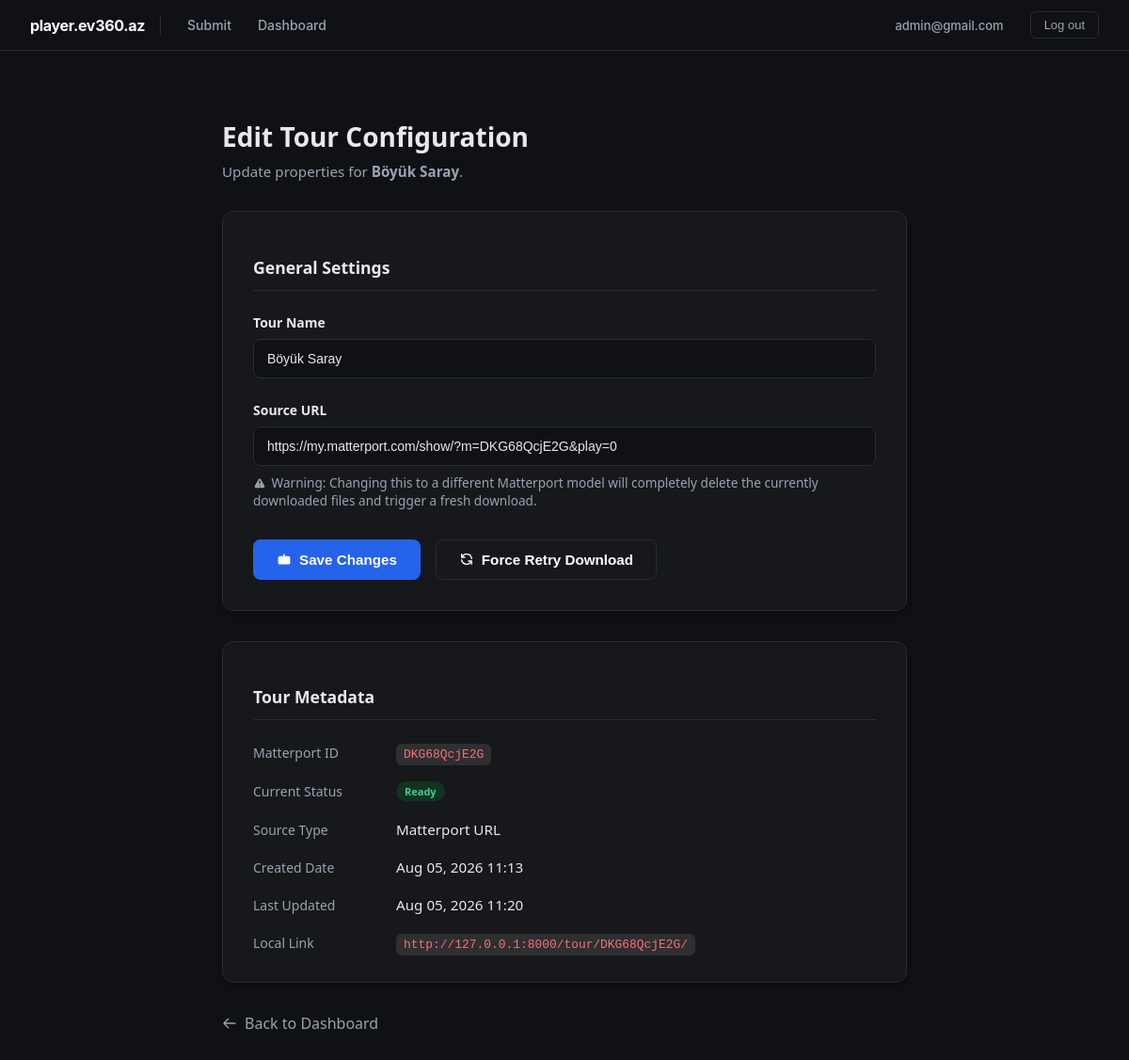
The page /tour/50/edit/ (signed in) on the database its author committed.
### tours/models.py (models this page shows, shortened)
class Tour(models.Model):
    matterport_id = models.CharField(max_length=32, unique=True, db_index=True)
    name = models.CharField(max_length=255, blank=True, default="")
    created_at = models.DateTimeField(auto_now_add=True)
    class Meta:
        ordering = ["-created_at"]
    @property
    def latest_upload(self):
        return self.uploads.order_by("-created_at").first()
    @property
    def local_url(self) -> str:
        return f"{settings.PLAYER_PUBLIC_BASE_URL}/tour/{self.matterport_id}/"

class TourUpload(models.Model):
    class SourceType(models.TextChoices):
        URL = "url", "Matterport URL"
        ZIP = "zip", "ZIP Upload"
    class Status(models.TextChoices):
        PENDING = "pending", "Pending"
        DOWNLOADING = "downloading", "Downloading"
        READY = "ready", "Ready"
        FAILED = "failed", "Failed"
    tour = models.ForeignKey(
        Tour, on_delete=models.CASCADE, related_name="uploads", null=True, blank=True
    )
    source_type = models.CharField(max_length=10, choices=SourceType.choices)
    source_url = models.URLField(blank=True)
    original_zip_name = models.CharField(max_length=255, blank=True)
    status = models.CharField(max_length=20, choices=Status.choices, default=Status.PENDING)
    local_path = models.CharField(max_length=255, blank=True)
    error_message = models.TextField(blank=True)
    celery_task_id = models.CharField(max_length=64, blank=True)
    created_at = models.DateTimeField(auto_now_add=True)
    updated_at = models.DateTimeField(auto_now=True)
    class Meta:
        ordering = ["-created_at"]

### tours/views.py (the view, shortened to what this page needs)
# urls.py: path("tour/<int:tour_id>/edit/", views.edit_tour_view, name="edit_tour"),
@login_required
def edit_tour_view(request, tour_id):
    tour = get_object_or_404(Tour, id=tour_id)
    latest = tour.latest_upload
    return render(request, "tours/edit_tour.html", {"tour": tour, "latest": latest})

### tours/templates/tours/edit_tour.html (shortened to what this page needs)
{% extends "tours/base.html" %}
{% block content %}
<div class="edit-container">
  <header class="page-header">
    <h1 class="page-title">Edit Tour Configuration</h1>
    <p class="page-desc">Update properties for <strong>{{ tour.name|default:tour.matterport_id }}</strong>.</p>
  </header>
  <div class="card">
    <h2 class="card-header">General Settings</h2>
    <form method="post" id="edit-form">
      <div class="form-group">
        <label class="form-label">Tour Name</label>
        <input type="text" name="name" value="{{ tour.name }}" placeholder="e.g. Downtown Highrise" class="form-control">
      </div>
      {% if latest.source_type == "url" %}
      <div class="form-group">
        <label class="form-label">Source URL</label>
        <input type="text" name="source_url" value="{{ latest.source_url }}" class="form-control">
        <span class="help-text">
          Warning: Changing this to a different Matterport model will completely delete the currently downloaded files and trigger a fresh download.
        </span>
      </div>
      {% endif %}
    </form>
    <div class="btn-group">
      <button type="submit" form="edit-form" name="action" value="save" class="btn btn-primary">
        Save Changes
      </button>
      {% if latest.source_type == "url" %}
      <form method="post" style="margin:0;">
        <button type="submit" name="action" value="retry" class="btn btn-secondary">
          <svg style="width:16px;height:16px;fill:none;stroke:currentColor;stroke-width:2;" viewBox="0 0 24 24"><path stroke-linecap="round" stroke-linejoin="round" d="M4 4v5h.582m15.356 2A8.001 8.001 0 004.582 9m0 0H9m11 11v-5h-.581m0 0a8.003 8.003 0 01-15.357-2m15.357 2H15"></path></svg>
          Force Retry Download
        </button>
      </form>
      {% endif %}
    </div>
  </div>
  <div class="card">
    <h2 class="card-header">Tour Metadata</h2>
    <div class="details-grid">
      <div class="detail-key">Matterport ID</div>
      <div class="detail-value"><code>{{ tour.matterport_id }}</code></div>
      <div class="detail-key">Current Status</div>
      <div class="detail-value"><span class="badge badge-{{ latest.status }}">{{ latest.get_status_display }}</span></div>
      <div class="detail-key">Source Type</div>
      <div class="detail-value">{{ latest.get_source_type_display }}</div>
      <div class="detail-key">Created Date</div>
      <div class="detail-value">{{ tour.created_at|date:"M d, Y H:i" }}</div>
      <div class="detail-key">Last Updated</div>
      <div class="detail-value">{{ latest.updated_at|date:"M d, Y H:i" }}</div>
      {% if latest.status == "ready" %}
      <div class="detail-key">Local Link</div>
      <div class="detail-value">
        <a href="{{ tour.local_url }}" target="_blank"><code>{{ tour.local_url }}</code></a>
      </div>
      {% endif %}
    </div>
  </div>
  <a href="{% url 'dashboard' %}" class="back-link">
    <svg style="width:16px;height:16px;fill:none;stroke:currentColor;stroke-width:2;" viewBox="0 0 24 24"><path stroke-linecap="round" stroke-linejoin="round" d="M10 19l-7-7m0 0l7-7m-7 7h18"></path></svg>
    Back to Dashboard
  </a>
</div>
{% endblock %}

### tours/templates/tours/base.html (shortened to what this page needs)
<!DOCTYPE html>
<html lang="az">
<head>
</head>
<body>
<nav>
  <div class="nav-left">
    <span class="brand">player.ev360.az</span>
    <div class="nav-links">
      <a href="{% url 'submit' %}" class="{% if request.resolver_match.url_name == 'submit' %}active{% endif %}">Submit</a>
      <a href="{% url 'dashboard' %}" class="{% if request.resolver_match.url_name == 'dashboard' %}active{% endif %}">Dashboard</a>
    </div>
  </div>
  <div class="nav-right">
    {% if user.is_authenticated %}
      <a href="{% url 'profile' %}" class="user-email">{{ user.email }}</a>
      <form method="post" action="{% url 'logout' %}" style="display:inline; margin: 0; padding: 0;">
        <button type="submit" class="logout-btn">Log out</button>
      </form>
    {% else %}
      <a href="{% url 'login' %}">Log in</a>
    {% endif %}
  </div>
</nav>
<main>
  {% block content %}  {% endblock %}
</main>
</body>
</html>

### tours/templates/tours/base.html (style rules this page uses)
:root { --bg: #0f1115; --panel: #171a21; --border: #262b35; --text: #e7e9ee; --muted: #9aa2b1; --accent: #4f8cff; --ok: #3ecf8e; --fail: #ff6161; --warn: #ffb454; --hover-bg: rgba(255, 255, 255, 0.06); }
* { box-sizing: border-box; }
body { margin: 0; background: var(--bg); color: var(--text); font-family: -apple-system, BlinkMacSystemFont, "Segoe UI", Roboto, Helvetica, Arial, sans-serif; }
nav { display: flex; justify-content: space-between; align-items: center; padding: 12px 32px; background: var(--bg); border-bottom: 1px solid var(--border); }
.nav-left, .nav-right { display: flex; align-items: center; gap: 16px; }
nav .brand { font-weight: 700; color: #ffffff; font-size: 16px; letter-spacing: -0.02em; padding-right: 16px; border-right: 1px solid var(--border); }
.nav-links { display: flex; gap: 4px; }
nav a { color: var(--muted); text-decoration: none; font-size: 14px; font-weight: 500; padding: 6px 12px; border-radius: 6px; transition: all 0.2s ease; }
.user-email { font-size: 13px; color: var(--muted); }
.logout-btn { margin: 0; padding: 6px 14px; background: transparent; border: 1px solid var(--border); border-radius: 6px; color: var(--muted); font-size: 13px; font-weight: 500; cursor: pointer; transition: all 0.2s ease; }
main { max-width: 1100px; margin: 0 auto; padding: 40px 24px; }
h1 { font-size: 22px; margin: 0 0 6px; }
input[type=url], input[type=text] { width: 100%; padding: 12px 14px; background: #0f1115; border: 1px solid var(--border); border-radius: 8px; color: var(--text); font-size: 14px; }
.badge { display: inline-block; padding: 3px 9px; border-radius: 20px; font-size: 11px; font-weight: 600; }
.badge-ready { background: #12331f; color: var(--ok); }
code { background: #0f1115; padding: 2px 6px; border-radius: 4px; font-size: 12px; color: var(--accent); }
.btn { display: inline-block; padding: 6px 14px; border: none; border-radius: 6px; font-size: 0.9rem; font-weight: 500; cursor: pointer; transition: background 0.15s ease; }

### rows shown on the page
Tour: name "Böyük Saray", matterport_id "DKG68QcjE2G", created_at "Aug 05, 2026 11:13", local_url "http://127.0.0.1:8000/tour/DKG68QcjE2G/"
TourUpload: source_url "https://my.matterport.com/show/?m=DKG68QcjE2G&play=0", status "Ready", source_type "Matterport URL", updated_at "Aug 05, 2026 11:20"

### other values the page prints
{{ user.email }} "admin@gmail.com"
